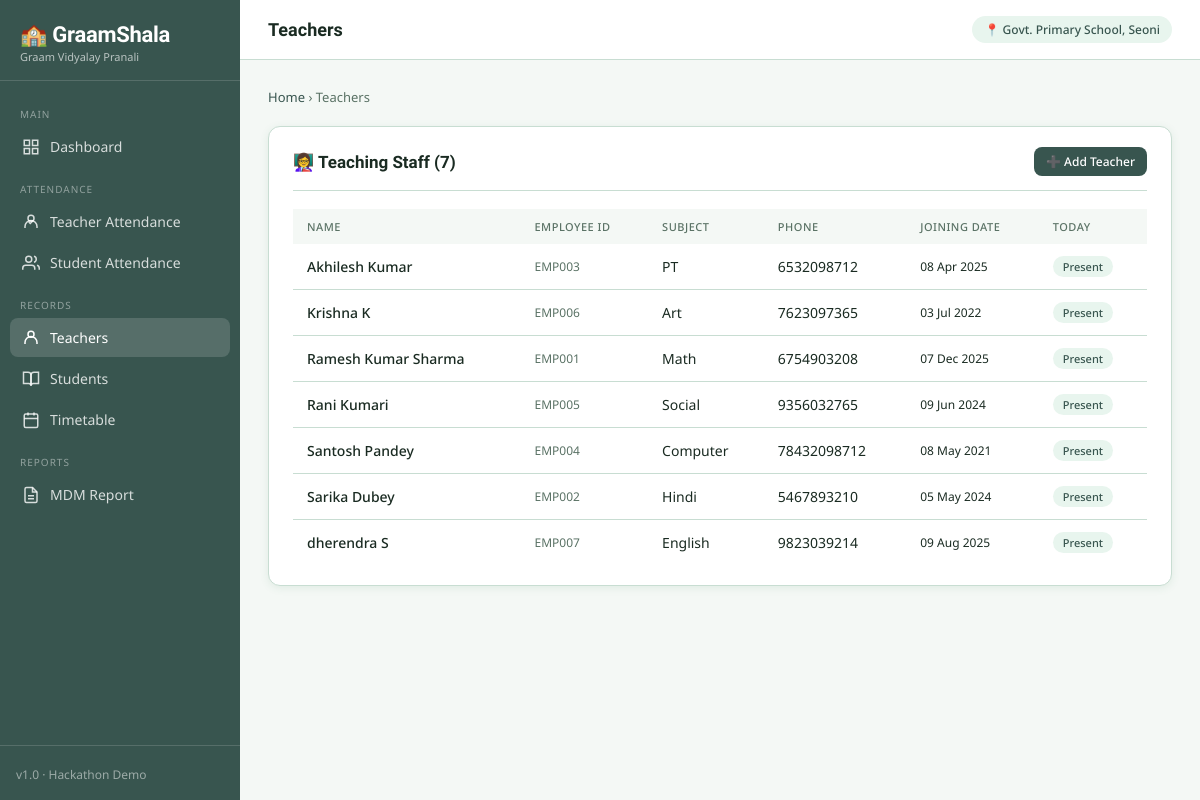
Screenshot of /teachers/ with the database file from the repository.
### core/models.py (models this page shows, shortened)
class Teacher(models.Model):
    name = models.CharField(max_length=100)
    employee_id = models.CharField(max_length=20, unique=True)
    phone = models.CharField(max_length=15)
    subject = models.CharField(max_length=50, choices=SUBJECT_CHOICES)
    qualification = models.CharField(max_length=100, default='B.Ed')
    joining_date = models.DateField(default=timezone.now)
    is_active = models.BooleanField(default=True)
    def attendance_today(self):
        today = timezone.now().date()
        record = self.teacher_attendance.filter(date=today).first()
        if record:
            return record.status
        return 'Not Marked'

class TeacherAttendance(models.Model):
    STATUS_CHOICES = [
        ('Present', 'Present'), ('Absent', 'Absent'), ('Late', 'Late'), ('Leave', 'On Leave')
    ]
    teacher = models.ForeignKey(Teacher, on_delete=models.CASCADE, related_name='teacher_attendance')
    date = models.DateField(default=timezone.now)
    status = models.CharField(max_length=10, choices=STATUS_CHOICES, default='Present')
    remarks = models.CharField(max_length=200, blank=True)
    marked_at = models.DateTimeField(auto_now_add=True)
    class Meta:
        unique_together = ['teacher', 'date']
        ordering = ['-date']

### core/views.py (the view)
# urls.py: path('teachers/', views.teacher_list, name='teachers'),
def teacher_list(request):
    teachers = Teacher.objects.filter(is_active=True).order_by('name')
    today = timezone.now().date()
    return render(request, 'core/teachers.html', {'teachers': teachers, 'today': today})

### core/templates/core/teachers.html (shortened to what this page needs)
{% extends "base.html" %}
{% block page_title %}Teachers{% endblock %}
{% block nav_teachers %}active{% endblock %}
{% block content %}
<div class="breadcrumb"><a href="/">Home</a> › Teachers</div>
<div class="card">
  <div class="card-header">
    <span class="card-title">👩‍🏫 Teaching Staff ({{ teachers.count }})</span>
    <a href="/teachers/add/" class="btn btn-primary btn-sm">➕ Add Teacher</a>
  </div>
  <table>
    <thead><tr><th>Name</th><th>Employee ID</th><th>Subject</th><th>Phone</th><th>Joining Date</th><th>Today</th></tr></thead>
    <tbody>
      {% for t in teachers %}
      <tr>
        <td style="font-weight:500;">{{ t.name }}</td>
        <td style="font-size:12px; color:var(--text-muted);">{{ t.employee_id }}</td>
        <td>{{ t.subject }}</td>
        <td>{{ t.phone }}</td>
        <td style="font-size:12px;">{{ t.joining_date|date:"d M Y" }}</td>
        <td>
          {% with st=t.attendance_today %}
          <span class="badge badge-{% if st == 'Present' %}present{% elif st == 'Absent' %}absent{% elif st == 'Late' %}late{% elif st == 'Leave' %}leave{% else %}default{% endif %}">{{ st }}</span>
          {% endwith %}
        </td>
      </tr>
      {% empty %}
      <tr><td colspan="6" style="text-align:center; padding:30px; color:var(--text-muted);">No teachers yet. <a href="/teachers/add/">Add one</a>.</td></tr>
      {% endfor %}
    </tbody>
  </table>
</div>
{% endblock %}

### templates/base.html (shortened to what this page needs)
<!DOCTYPE html>
<html lang="en">
<head>
</head>
<body>
<aside class="sidebar">
  <div class="sidebar-logo">
    <h1>🏫 GraamShala</h1>
    <p>Graam Vidyalay Pranali</p>
  </div>
  <nav class="sidebar-nav">
    <div class="nav-section">Main</div>
    <a href="/" class="nav-link {% block nav_dashboard %}{% endblock %}">
      <svg viewBox="0 0 24 24" fill="none" stroke="currentColor" stroke-width="2"><rect x="3" y="3" width="7" height="7"/><rect x="14" y="3" width="7" height="7"/><rect x="3" y="14" width="7" height="7"/><rect x="14" y="14" width="7" height="7"/></svg>
      Dashboard
    </a>
    <div class="nav-section">Attendance</div>
    <a href="/teachers/attendance/" class="nav-link {% block nav_tatt %}{% endblock %}">
      <svg viewBox="0 0 24 24" fill="none" stroke="currentColor" stroke-width="2"><circle cx="12" cy="7" r="4"/><path d="M4 20v-2a8 8 0 0116 0v2"/><path d="M9 12l2 2 4-4"/></svg>
      Teacher Attendance
    </a>
    <a href="/students/attendance/" class="nav-link {% block nav_satt %}{% endblock %}">
      <svg viewBox="0 0 24 24" fill="none" stroke="currentColor" stroke-width="2"><path d="M17 21v-2a4 4 0 00-4-4H5a4 4 0 00-4 4v2"/><circle cx="9" cy="7" r="4"/><path d="M23 21v-2a4 4 0 00-3-3.87"/><path d="M16 3.13a4 4 0 010 7.75"/></svg>
      Student Attendance
    </a>
    <div class="nav-section">Records</div>
    <a href="/teachers/" class="nav-link {% block nav_teachers %}{% endblock %}">
      <svg viewBox="0 0 24 24" fill="none" stroke="currentColor" stroke-width="2"><circle cx="12" cy="7" r="4"/><path d="M4 20v-2a8 8 0 0116 0v2"/></svg>
      Teachers
    </a>
    <a href="/students/" class="nav-link {% block nav_students %}{% endblock %}">
      <svg viewBox="0 0 24 24" fill="none" stroke="currentColor" stroke-width="2"><path d="M2 3h6a4 4 0 014 4v14a3 3 0 00-3-3H2z"/><path d="M22 3h-6a4 4 0 00-4 4v14a3 3 0 013-3h7z"/></svg>
      Students
    </a>
    <a href="/timetable/" class="nav-link {% block nav_timetable %}{% endblock %}">
      <svg viewBox="0 0 24 24" fill="none" stroke="currentColor" stroke-width="2"><rect x="3" y="4" width="18" height="18" rx="2"/><line x1="16" y1="2" x2="16" y2="6"/><line x1="8" y1="2" x2="8" y2="6"/><line x1="3" y1="10" x2="21" y2="10"/></svg>
      Timetable
    </a>
    <div class="nav-section">Reports</div>
    <a href="/reports/mdm/" class="nav-link {% block nav_mdm %}{% endblock %}">
      <svg viewBox="0 0 24 24" fill="none" stroke="currentColor" stroke-width="2"><path d="M14 2H6a2 2 0 00-2 2v16a2 2 0 002 2h12a2 2 0 002-2V8z"/><polyline points="14 2 14 8 20 8"/><line x1="16" y1="13" x2="8" y2="13"/><line x1="16" y1="17" x2="8" y2="17"/></svg>
      MDM Report
    </a>
  </nav>
  <div class="sidebar-footer"><span>v1.0 · Hackathon Demo</span></div>
</aside>
<div class="main">
  <div class="topbar">
    <span class="topbar-title">{% block page_title %}Dashboard{% endblock %}</span>
    <div class="topbar-right">
      <span class="school-badge">📍 Govt. Primary School, Seoni</span>
    </div>
  </div>
  <div class="content">
    {% block content %}{% endblock %}
  </div>
</div>
</body>
</html>

### templates/base.html (style rules this page uses)
:root { --green: #38554f; --green-light: #779785; --green-pale: #E8F5EE; --amber: #ca868f; --amber-pale: #FFF8E8; --red: #C0392B; --red-pale: #FDECEA; --blue: #1A6BAA; --blue-pale: #E8F2FA; --text: #1A2B22; --text-muted: #5A7265; --border: #C8DDD2; --bg: #F4F8F5; --white: #FFFFFF; --shadow: 0 2px 8px rgba(46,125,82,0.10); }
* { box-sizing: border-box; margin: 0; padding: 0; }
body { font-family: 'Noto Sans', sans-serif; background: var(--bg); color: var(--text); min-height: 100vh; display: flex; }
.sidebar { width: 240px; min-height: 100vh; background: var(--green); display: flex; flex-direction: column; position: fixed; top: 0; left: 0; z-index: 100; }
.sidebar-logo { padding: 22px 20px 16px; border-bottom: 1px solid rgba(255,255,255,0.15); }
.sidebar-logo h1 { font-family: 'Baloo 2', cursive; font-size: 22px; font-weight: 700; color: #fff; letter-spacing: -0.3px; }
.sidebar-logo p { font-size: 11px; color: rgba(255,255,255,0.65); margin-top: 2px; }
.sidebar-nav { padding: 12px 10px; flex: 1; }
.nav-section { font-size: 10px; text-transform: uppercase; color: rgba(255,255,255,0.45); letter-spacing: 1px; padding: 14px 10px 6px; }
.nav-link { display: flex; align-items: center; gap: 10px; padding: 10px 12px; border-radius: 8px; color: rgba(255,255,255,0.80); font-size: 14px; text-decoration: none; transition: all 0.18s; margin-bottom: 2px; }
.nav-link:hover, .nav-link.active { background: rgba(255,255,255,0.15); color: #fff; }
.nav-link svg { width: 18px; height: 18px; flex-shrink: 0; }
.sidebar-footer { padding: 16px; border-top: 1px solid rgba(255,255,255,0.15); }
.sidebar-footer span { font-size: 12px; color: rgba(255,255,255,0.5); }
.main { margin-left: 240px; flex: 1; min-height: 100vh; }
.topbar { background: var(--white); border-bottom: 1px solid var(--border); padding: 0 28px; height: 60px; display: flex; align-items: center; justify-content: space-between; position: sticky; top: 0; z-index: 50; }
.topbar-title { font-family: 'Baloo 2', cursive; font-size: 18px; font-weight: 600; color: var(--text); }
.topbar-right { display: flex; align-items: center; gap: 12px; }
.school-badge { background: var(--green-pale); color: var(--green); font-size: 12px; padding: 5px 12px; border-radius: 20px; font-weight: 500; }
.content { padding: 28px; }
.card { background: var(--white); border: 1px solid var(--border); border-radius: 12px; padding: 20px 24px; box-shadow: var(--shadow); margin-bottom: 20px; }
.card-header { display: flex; align-items: center; justify-content: space-between; margin-bottom: 18px; padding-bottom: 14px; border-bottom: 1px solid var(--border); }
.card-title { font-family: 'Baloo 2', cursive; font-size: 17px; font-weight: 600; }
.btn { padding: 9px 18px; border-radius: 8px; font-size: 14px; font-weight: 500; cursor: pointer; text-decoration: none; display: inline-flex; align-items: center; gap: 6px; border: none; transition: all 0.15s; }
.btn-primary { background: var(--green); color: white; }
.btn-sm { padding: 6px 12px; font-size: 12px; }
table { width: 100%; border-collapse: collapse; font-size: 14px; }
th { text-align: left; padding: 10px 14px; background: var(--bg); color: var(--text-muted); font-size: 11px; text-transform: uppercase; letter-spacing: 0.5px; font-weight: 500; }
td { padding: 12px 14px; border-bottom: 1px solid var(--border); }
tr:last-child td { border-bottom: none; }
.badge { padding: 3px 10px; border-radius: 20px; font-size: 11px; font-weight: 500; display: inline-block; }
.badge-present { background: var(--green-pale); color: var(--green); }
.breadcrumb { font-size: 13px; color: var(--text-muted); margin-bottom: 20px; }
.breadcrumb a { color: var(--green); text-decoration: none; }

### rows the page displays
Teacher: name "Akhilesh Kumar", employee_id "EMP003", subject "PT", phone "6532098712", joining_date "08 Apr 2025", attendance_today "Present"
Teacher: name "Krishna K", employee_id "EMP006", subject "Art", phone "7623097365", joining_date "03 Jul 2022", attendance_today "Present"
Teacher: name "Ramesh Kumar Sharma", employee_id "EMP001", subject "Math", phone "6754903208", joining_date "07 Dec 2025", attendance_today "Present"
Teacher: name "Rani Kumari", employee_id "EMP005", subject "Social", phone "9356032765", joining_date "09 Jun 2024", attendance_today "Present"
Teacher: name "Santosh Pandey", employee_id "EMP004", subject "Computer", phone "78432098712", joining_date "08 May 2021", attendance_today "Present"
Teacher: name "Sarika Dubey", employee_id "EMP002", subject "Hindi", phone "5467893210", joining_date "05 May 2024", attendance_today "Present"
Teacher: name "dherendra S", employee_id "EMP007", subject "English", phone "9823039214", joining_date "09 Aug 2025", attendance_today "Present"

### other values shown
{{ teachers.count }} "7"
